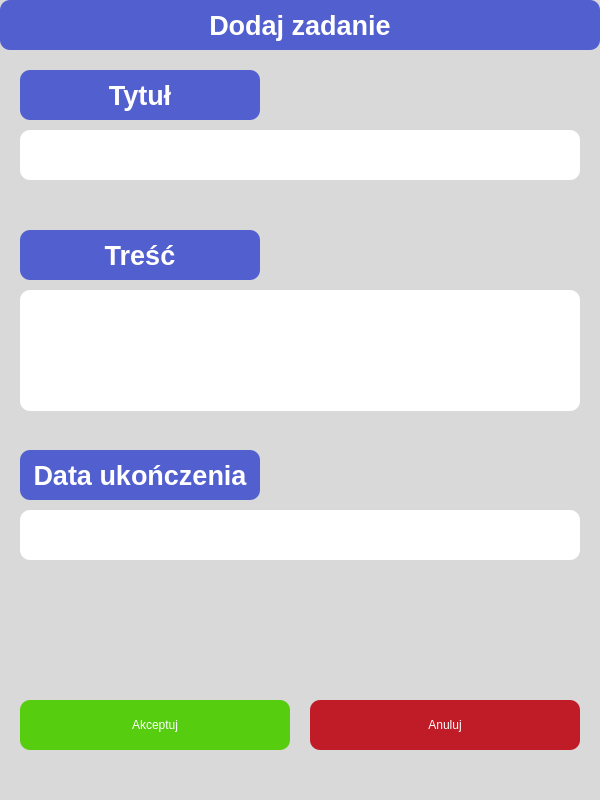
<?xml version="1.0" encoding="UTF-8"?>
<ui version="4.0">
 <class>add_task</class>
 <widget class="QWidget" name="add_task">
  <property name="geometry">
   <rect>
    <x>0</x>
    <y>0</y>
    <width>600</width>
    <height>800</height>
   </rect>
  </property>
  <property name="windowTitle">
   <string>Dodaj zadanie</string>
  </property>
  <property name="styleSheet">
   <string notr="true">background-color: rgb(217, 217, 217);
</string>
  </property>
  <widget class="QLabel" name="add_task_label">
   <property name="geometry">
    <rect>
     <x>0</x>
     <y>0</y>
     <width>600</width>
     <height>50</height>
    </rect>
   </property>
   <property name="font">
    <font>
     <pointsize>20</pointsize>
     <weight>75</weight>
     <bold>true</bold>
    </font>
   </property>
   <property name="styleSheet">
    <string notr="true">background-color: rgb(82, 95, 207);
color: rgb(255, 255, 255);
text-align: center;
border-radius: 10px;</string>
   </property>
   <property name="text">
    <string>Dodaj zadanie</string>
   </property>
   <property name="alignment">
    <set>Qt::AlignCenter</set>
   </property>
  </widget>
  <widget class="QPushButton" name="ok_button">
   <property name="geometry">
    <rect>
     <x>20</x>
     <y>700</y>
     <width>270</width>
     <height>50</height>
    </rect>
   </property>
   <property name="styleSheet">
    <string notr="true">background-color: rgb(86, 205, 14);
color: rgb(255, 255, 255);
border-radius: 10px;</string>
   </property>
   <property name="text">
    <string>Akceptuj</string>
   </property>
  </widget>
  <widget class="QLabel" name="finish_date_label">
   <property name="geometry">
    <rect>
     <x>20</x>
     <y>450</y>
     <width>240</width>
     <height>50</height>
    </rect>
   </property>
   <property name="font">
    <font>
     <pointsize>20</pointsize>
     <weight>75</weight>
     <bold>true</bold>
    </font>
   </property>
   <property name="styleSheet">
    <string notr="true">background-color: rgb(82, 95, 207);
color: rgb(255, 255, 255);
text-align: center;
border-radius: 10px;</string>
   </property>
   <property name="text">
    <string>Data ukończenia</string>
   </property>
   <property name="alignment">
    <set>Qt::AlignCenter</set>
   </property>
  </widget>
  <widget class="QPlainTextEdit" name="content_value">
   <property name="geometry">
    <rect>
     <x>20</x>
     <y>290</y>
     <width>560</width>
     <height>121</height>
    </rect>
   </property>
   <property name="styleSheet">
    <string notr="true">background-color: rgb(255, 255, 255);
border-radius: 10px;</string>
   </property>
  </widget>
  <widget class="QPushButton" name="cancel_button">
   <property name="geometry">
    <rect>
     <x>310</x>
     <y>700</y>
     <width>270</width>
     <height>50</height>
    </rect>
   </property>
   <property name="styleSheet">
    <string notr="true">background-color: rgb(192, 28, 40);
color: rgb(255, 255, 255);
border-radius: 10px;</string>
   </property>
   <property name="text">
    <string>Anuluj</string>
   </property>
  </widget>
  <widget class="QLabel" name="title_label">
   <property name="geometry">
    <rect>
     <x>20</x>
     <y>70</y>
     <width>240</width>
     <height>50</height>
    </rect>
   </property>
   <property name="font">
    <font>
     <pointsize>20</pointsize>
     <weight>75</weight>
     <bold>true</bold>
    </font>
   </property>
   <property name="styleSheet">
    <string notr="true">background-color: rgb(82, 95, 207);
color: rgb(255, 255, 255);
text-align: center;
border-radius: 10px;</string>
   </property>
   <property name="text">
    <string>Tytuł</string>
   </property>
   <property name="alignment">
    <set>Qt::AlignCenter</set>
   </property>
  </widget>
  <widget class="QLabel" name="content_label">
   <property name="geometry">
    <rect>
     <x>20</x>
     <y>230</y>
     <width>240</width>
     <height>50</height>
    </rect>
   </property>
   <property name="font">
    <font>
     <pointsize>20</pointsize>
     <weight>75</weight>
     <bold>true</bold>
    </font>
   </property>
   <property name="styleSheet">
    <string notr="true">background-color: rgb(82, 95, 207);
color: rgb(255, 255, 255);
text-align: center;
border-radius: 10px;</string>
   </property>
   <property name="text">
    <string>Treść</string>
   </property>
   <property name="alignment">
    <set>Qt::AlignCenter</set>
   </property>
  </widget>
  <widget class="QPlainTextEdit" name="title_input">
   <property name="geometry">
    <rect>
     <x>20</x>
     <y>130</y>
     <width>560</width>
     <height>50</height>
    </rect>
   </property>
   <property name="styleSheet">
    <string notr="true">background-color: rgb(255, 255, 255);
border-radius: 10px;</string>
   </property>
  </widget>
  <widget class="QPlainTextEdit" name="finish_date_input">
   <property name="geometry">
    <rect>
     <x>20</x>
     <y>510</y>
     <width>560</width>
     <height>50</height>
    </rect>
   </property>
   <property name="styleSheet">
    <string notr="true">background-color: rgb(255, 255, 255);
border-radius: 10px;</string>
   </property>
  </widget>
 </widget>
 <resources/>
 <connections/>
</ui>
